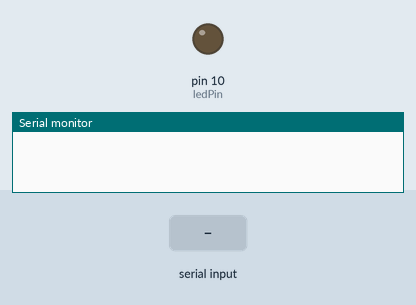
Simulated run of this sketch. Board: Arduino Uno, built with avr-gcc and run on an emulated ATmega328P. On the bench: output pins drawn as LEDs (lit = HIGH), the last lines printed to the serial monitor. The test bench sets the inputs (shaded band).

Above: at 1.2 s.
1.3 s: "1\n" received over Serial
At 2.5 s:
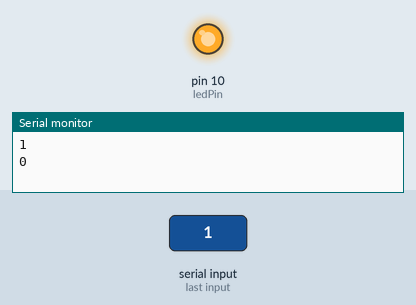
2.8 s: "2\n" received over Serial
At 3.6 s:
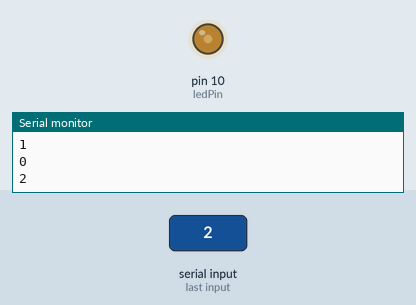
4.3 s: "1\n" received over Serial
At 4.7 s:
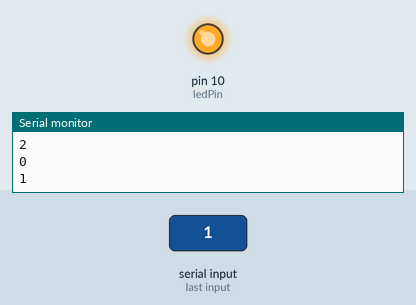
Timing chart, 0 to 7.3 s (numbered marks = the images above; inputs shaded):
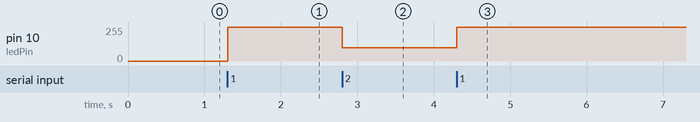

Measured:
- after the input at 1.3 s, pin 10 (ledPin): 0/255 → 255/255 at once
- after the input at 2.8 s, pin 10 (ledPin): 255/255 → 100/255 at once
- after the input at 4.3 s, pin 10 (ledPin): 100/255 → 255/255 at once

The sketch:

emitter3.ino
```cpp
int ledPin = 10;
//int DC = 0.0019/100;
//float Ton = 300;
//int Toff = Ton/DC-Ton;
//float Tperiod = 500;
//long Tperiod = 1000000;
//float Toff = Tperiod - Ton;
//float Toff= (Tperiod - Ton)/1000;

void setup() {
 Serial.begin(9600);
 pinMode (ledPin, OUTPUT);

}

void loop(){
 if (Serial.available()>0){
    int rx = Serial.parseInt();
    Serial.println(rx);
    switch (rx) {
      case 1:
            analogWrite(ledPin, 255);
            break;
      case 2:
            analogWrite(ledPin, 100);
            break;
      case 3:
            analogWrite(ledPin, 10);
            break;
      case 4:
            analogWrite(ledPin, 1);
            break;
    }
 }

}
```
